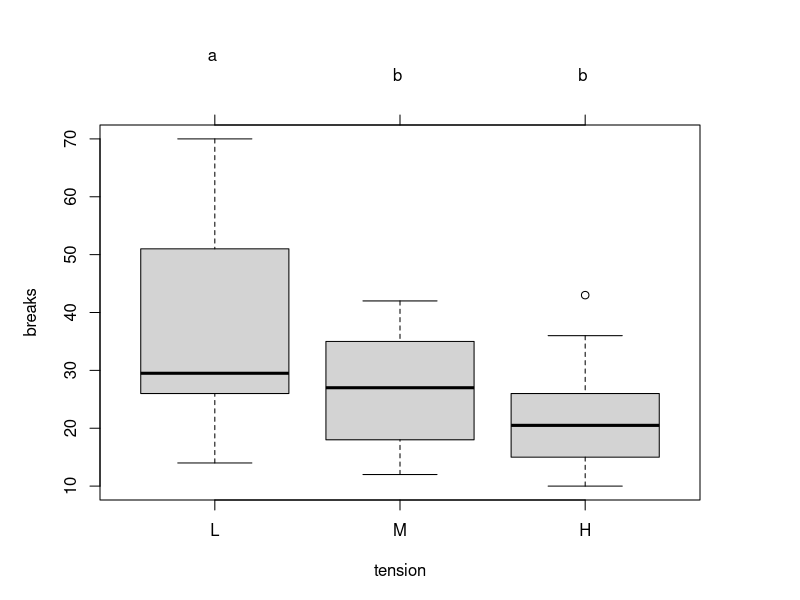
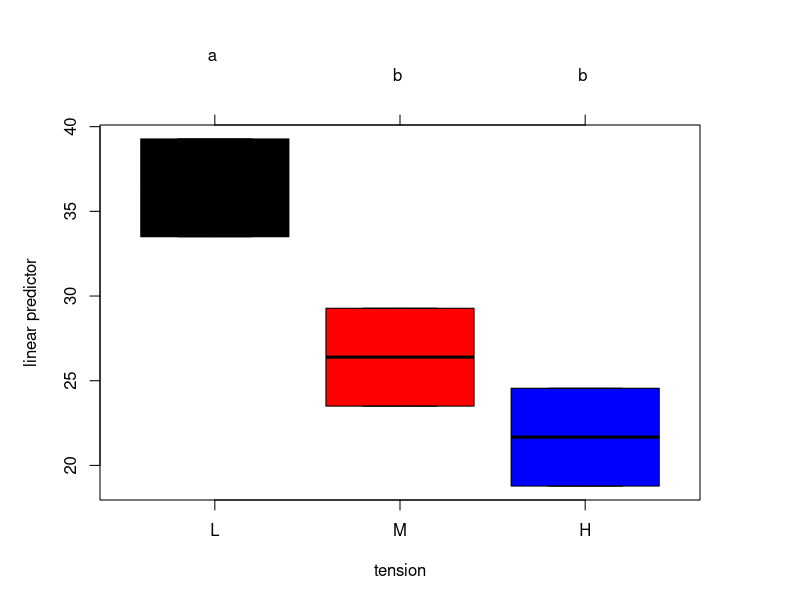
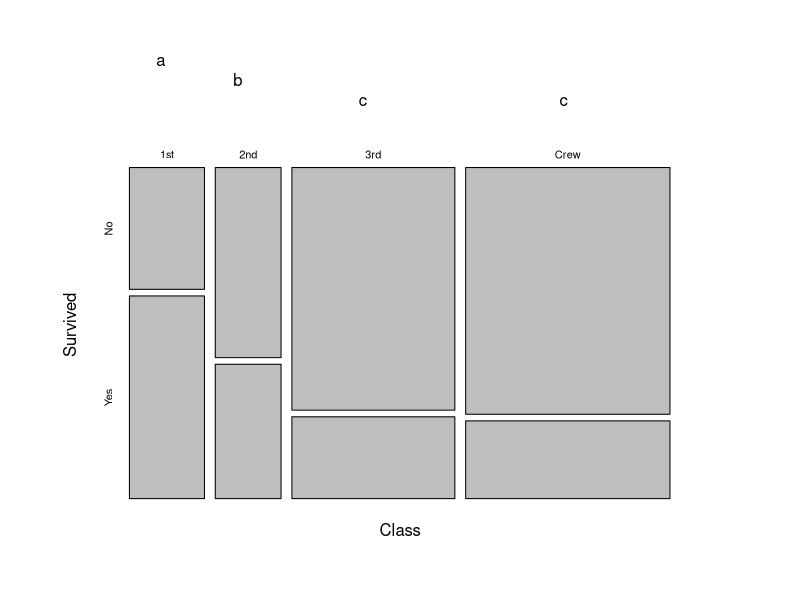

R code for these plots, in order:
library(multcomp)

### multiple comparison procedures
### set up a one-way ANOVA
data(warpbreaks)
amod <- aov(breaks ~ tension, data = warpbreaks)
### specify all pair-wise comparisons among levels of variable "tension"
tuk <- glht(amod, linfct = mcp(tension = "Tukey"))
### extract information
tuk.cld <- cld(tuk)
### use sufficiently large upper margin
old.par <- par(mai=c(1,1,1.25,1), no.readonly = TRUE)
### plot
plot(tuk.cld)
par(old.par)

### now using covariates
data(warpbreaks)
amod2 <- aov(breaks ~ tension + wool, data = warpbreaks)
### specify all pair-wise comparisons among levels of variable "tension"
tuk2 <- glht(amod2, linfct = mcp(tension = "Tukey"))
### extract information
tuk.cld2 <- cld(tuk2)
### use sufficiently large upper margin
old.par <- par(mai=c(1,1,1.25,1), no.readonly = TRUE)
### plot using different colors
plot(tuk.cld2, col=c("black", "red", "blue"))
par(old.par)

### set up all pair-wise comparisons for count data
data(Titanic)
mod <- glm(Survived ~ Class, data = as.data.frame(Titanic), weights = Freq, family = binomial())
### specify all pair-wise comparisons among levels of variable "Class"
glht.mod <- glht(mod, mcp(Class = "Tukey"))
### extract information
mod.cld <- cld(glht.mod)
### use sufficiently large upper margin
old.par <- par(mai=c(1,1,1.5,1), no.readonly = TRUE)
### plot
plot(mod.cld)
par(old.par)
